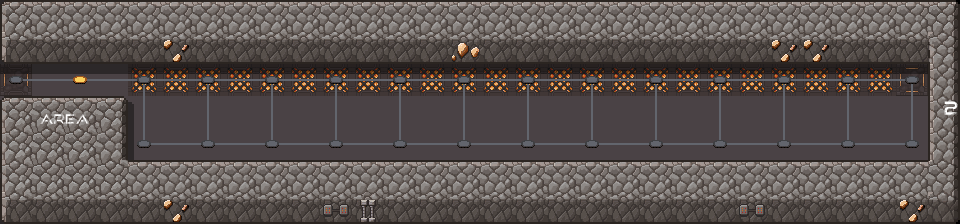

A 2D game scene composited from a Tiled map and its tileset images. What follows is a short description and the map's XML, with every tile layer's data as written:
An orthogonal 30x7 tile map with 32x32 px tiles, 6 tile layers (floor, sh, wall, p, ...), 3 tilesets.

<map version="1.10" tiledversion="1.10.2" orientation="orthogonal" renderorder="right-down" width="30" height="7" tilewidth="32" tileheight="32" infinite="0" nextlayerid="7" nextobjectid="1">
 <tileset firstgid="1" source="scifi_dungeon_tileset2.tsx" />
 <tileset firstgid="241" source="scifi_dungeon_tileset.tsx" />
 <tileset firstgid="433" source="scifi_tileset_01.tsx" />
 <layer id="2" name="floor" width="30" height="7">
  <data encoding="csv">
151,151,151,151,151,151,151,151,151,151,151,151,151,151,151,151,151,151,151,151,151,151,151,151,151,151,151,151,151,0,
151,151,151,151,151,151,151,151,151,151,151,151,151,151,151,151,151,151,151,151,151,151,151,151,151,151,151,151,151,0,
181,151,151,151,197,197,197,197,197,197,197,197,197,197,197,197,197,197,197,197,197,197,197,197,197,197,197,197,183,0,
151,151,151,151,151,151,151,151,151,151,151,151,151,151,151,151,151,151,151,151,151,151,151,151,151,151,151,151,151,0,
151,151,151,151,151,151,151,151,151,151,151,151,151,151,151,151,151,151,151,151,151,151,151,151,151,151,151,151,151,0,
151,151,151,151,151,151,151,151,151,151,151,151,151,151,151,151,151,151,151,151,151,151,151,151,151,151,151,151,151,0,
151,151,151,151,151,151,151,151,151,151,151,151,151,151,151,151,151,151,151,151,151,151,151,151,151,151,151,151,151,0
</data>
 </layer>
 <layer id="4" name="sh" width="30" height="7" opacity="0.4">
  <data encoding="csv">
36,0,0,0,0,0,0,0,0,0,0,0,0,0,0,0,0,0,0,0,0,0,0,0,0,0,0,0,0,0,
36,0,0,0,0,0,0,0,0,0,0,0,0,0,0,0,0,0,0,0,0,0,0,0,0,0,0,0,0,0,
22,22,22,22,22,22,22,22,22,22,22,22,22,22,22,22,22,22,22,22,22,22,22,22,22,22,22,22,22,22,
0,0,0,0,33,0,0,0,0,0,0,0,0,0,0,0,0,0,0,0,0,0,0,0,0,0,0,0,0,0,
0,0,0,0,43,0,0,0,0,0,0,0,0,0,0,0,0,0,0,0,0,0,0,0,0,0,0,0,0,0,
0,0,0,0,0,0,0,0,0,0,0,0,0,0,0,0,0,0,0,0,0,0,0,0,0,0,0,0,0,0,
36,0,0,0,0,0,0,0,0,0,0,0,0,0,0,0,0,0,0,0,0,0,0,0,0,0,0,0,0,0
</data>
 </layer>
 <layer id="3" name="wall" width="30" height="7">
  <data encoding="csv">
34,53,53,53,53,53,53,53,53,53,53,53,53,53,53,53,53,53,53,53,53,53,53,53,53,53,53,53,53,32,
14,101,101,101,101,116,101,101,101,101,101,101,101,101,106,101,101,101,101,101,101,101,101,101,116,116,101,101,101,68,
0,0,0,0,0,0,0,0,0,0,0,0,0,0,0,0,0,0,0,0,0,0,0,0,0,0,0,0,0,28,
34,53,53,32,0,0,0,0,0,0,0,0,0,0,0,0,0,0,0,0,0,0,0,0,0,0,0,0,0,28,
25,1,1,42,0,0,0,0,0,0,0,0,0,0,0,0,0,0,0,0,0,0,0,0,0,0,0,0,0,28,
25,1,1,1,53,53,53,53,53,53,53,53,53,53,53,53,53,53,53,53,53,53,53,53,53,53,53,53,53,73,
14,101,101,101,101,116,101,101,101,101,108,111,101,101,101,101,101,101,101,101,101,101,101,108,101,101,101,101,116,83
</data>
 </layer>
 <layer id="6" name="p" width="30" height="7">
  <data encoding="csv">
0,0,0,0,0,0,0,0,0,0,0,0,0,0,0,0,0,0,0,0,0,0,0,0,0,0,0,0,0,0,
0,0,0,0,0,0,0,0,0,0,0,0,0,0,0,0,0,0,0,0,0,0,0,0,0,0,0,0,0,0,
0,0,0,0,0,0,0,0,0,0,0,0,0,0,0,0,0,0,0,0,0,0,0,0,0,0,0,0,0,0,
0,583,584,0,0,0,0,0,0,0,0,0,0,0,0,0,0,0,0,0,0,0,0,0,0,0,0,0,0,587,
0,0,0,0,0,0,0,0,0,0,0,0,0,0,0,0,0,0,0,0,0,0,0,0,0,0,0,0,0,0,
0,0,0,0,0,0,0,0,0,0,0,0,0,0,0,0,0,0,0,0,0,0,0,0,0,0,0,0,0,0,
0,0,0,0,0,0,0,0,0,0,0,0,0,0,0,0,0,0,0,0,0,0,0,0,0,0,0,0,0,0
</data>
 </layer>
 <layer id="5" name="line" width="30" height="7">
  <data encoding="csv">
0,0,0,0,0,0,0,0,0,0,0,0,0,0,0,0,0,0,0,0,0,0,0,0,0,0,0,0,0,0,
0,0,0,0,0,0,0,0,0,0,0,0,0,0,0,0,0,0,0,0,0,0,0,0,0,0,0,0,0,0,
170,2684354739,2684354739,2684354739,3221225631,2684354739,3221225631,2684354739,3221225631,2684354739,3221225631,2684354739,3221225631,2684354739,3221225631,2684354739,3221225631,2684354739,3221225631,2684354739,3221225631,2684354739,3221225631,2684354739,3221225631,2684354739,3221225631,2684354739,3221225632,0,
0,0,0,0,3221225651,0,3221225651,0,3221225651,0,3221225651,0,3221225651,0,3221225651,0,3221225651,0,3221225651,0,3221225651,0,3221225651,0,3221225651,0,3221225651,0,3221225651,0,
0,0,0,0,160,1610612915,159,1610612915,159,1610612915,159,1610612915,159,1610612915,159,1610612915,159,1610612915,159,1610612915,159,1610612915,159,1610612915,159,1610612915,159,1610612915,1610612896,0,
0,0,0,0,0,0,0,0,0,0,0,0,0,0,0,0,0,0,0,0,0,0,0,0,0,0,0,0,0,0,
0,0,0,0,0,0,0,0,0,0,0,0,0,0,0,0,0,0,0,0,0,0,0,0,0,0,0,0,0,0
</data>
 </layer>
 <layer id="1" name="point" width="30" height="7">
  <data encoding="csv">
0,0,0,0,0,0,0,0,0,0,0,0,0,0,0,0,0,0,0,0,0,0,0,0,0,0,0,0,0,0,
0,0,0,0,0,0,0,0,0,0,0,0,0,0,0,0,0,0,0,0,0,0,0,0,0,0,0,0,0,0,
168,0,158,0,168,0,168,0,168,0,168,0,168,0,168,0,168,0,168,0,168,0,168,0,168,0,168,0,168,0,
0,0,0,0,0,0,0,0,0,0,0,0,0,0,0,0,0,0,0,0,0,0,0,0,0,0,0,0,0,0,
0,0,0,0,168,0,168,0,168,0,168,0,168,0,168,0,168,0,168,0,168,0,168,0,168,0,168,0,168,0,
0,0,0,0,0,0,0,0,0,0,0,0,0,0,0,0,0,0,0,0,0,0,0,0,0,0,0,0,0,0,
0,0,0,0,0,0,0,0,0,0,0,0,0,0,0,0,0,0,0,0,0,0,0,0,0,0,0,0,0,0
</data>
 </layer>
</map>
